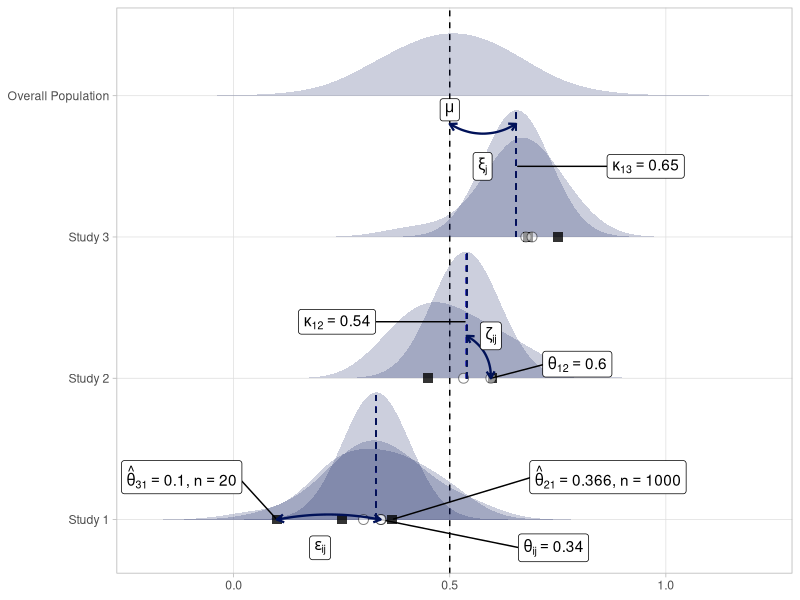
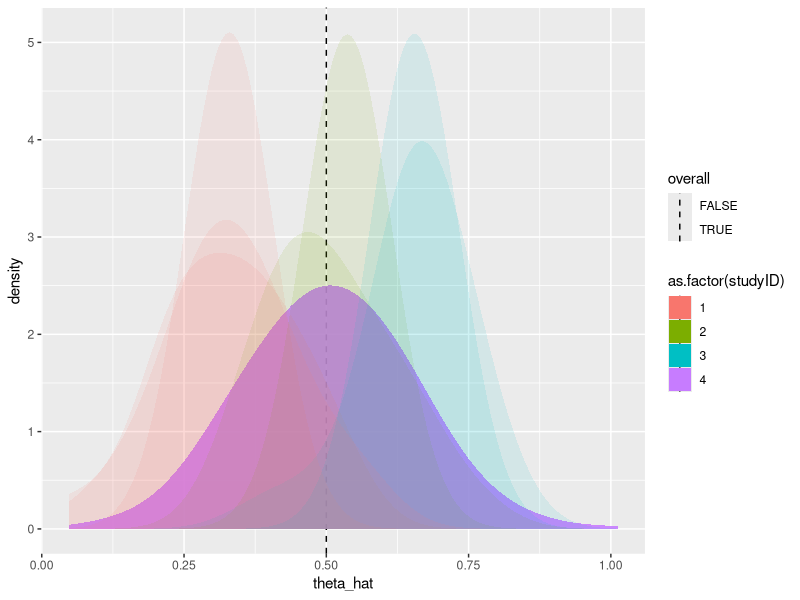
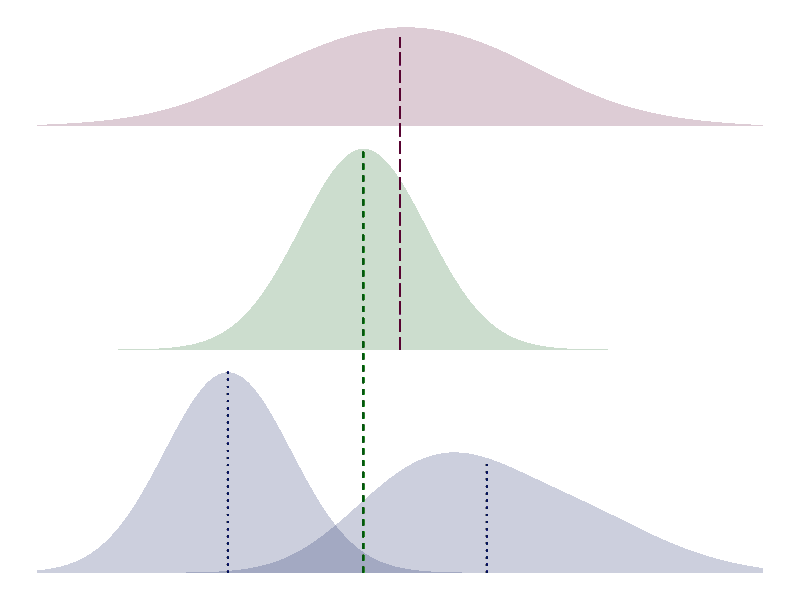
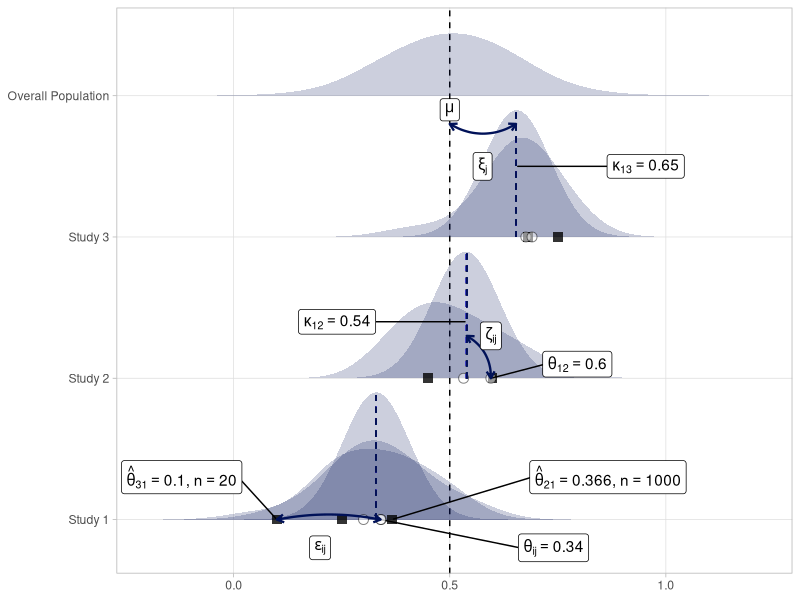
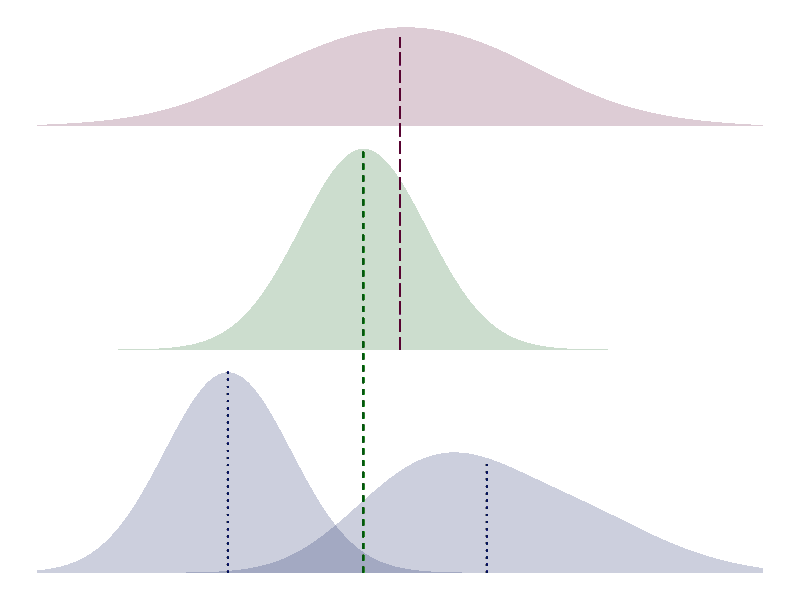

The R script that drew these images, in order: (Note: this script raises an error after producing the figures.)
## ---- chunk 1

set.seed(1234)
library(ggrepel)
library(ggridges)
library(tidyverse)

mu <- 0.5 
no_effect_size <- 7
no_studies <- 3
n_values <- c(20, 1000)


# Heterogeneity
## level 3
sig2_xi <- 0.02
## level 2
sig2_zeta <- 0.001 

df <- data.frame(effectID = 1:no_effect_size, 
                 studyID = rep(1:no_studies,length.out = no_effect_size),
                 n_ij = rep(n_values, length.out = no_effect_size)#, 
                 #zeta = rnorm(no_effect_size, mean = 0, sd = sqrt(sig2_zeta))
                 )
df <- df|>
  group_by(studyID)|>
  mutate(esid = row_number(), 
         xi = rnorm(1, mean = 0, sd = sqrt(sig2_xi)),
         kappa_j = mu + xi, 
         #theta_ij = kappa_j + zeta
   ) |>
  ungroup()

# Repeat each row according to n_ij
df_repeated2 <- df[rep(seq_len(nrow(df)), df$n_ij), ]
df_repeated2$zeta <- rnorm(nrow(df_repeated2), mean = 0, sd = sqrt(sig2_zeta))

df_repeated2$theta_ij <- df_repeated2$kappa_j + df_repeated2$zeta


df_repeated2$e_ij <- rbinom(nrow(df_repeated2), size = df_repeated2$n_ij, 
                           prob = df_repeated2$theta_ij)

df_repeated2$theta_hat <- df_repeated2$e_ij/ df_repeated2$n_ij

# selected one actual observation of theta
df_repeated2 <- df_repeated2 %>%
  group_by(effectID) %>%
  mutate(selected = ifelse(row_number() == sample(1:n(), 1), 1, 0)) %>%
  ungroup()

####
df_mu <- df_repeated2[1, ]
df_mu[1, ]<- 0
df_mu$studyID <- 4
df_mu$n_ij<- 1000
df_mu2 <- df_mu[rep(seq_len(nrow(df_mu)), df_mu$n_ij), ]
df_mu2$xi <- rnorm(1000, mean = 0, sd = sqrt(sig2_xi))
df_mu2$theta_hat <- mu + df_mu2$xi


df_repeated2 <- rbind(df_mu2, df_repeated2)


ggplot(df_repeated2, aes(x = theta_hat, y = studyID, group = effectID)) +
  #mu 
  geom_vline(aes(xintercept = mu), 
             linetype = "dashed", 
             show.legend = TRUE
             ) +
  
  stat_density_ridges(#quantile_lines = TRUE,
                      #quantiles = 0.5,
                      scale = 0.9, 
                      bandwidth = 0.07,
                      colour = "transparent",
                      fill = "#001158",
                      alpha = 0.2)+
  
   # theta hat observation  label
  geom_point(data = df_repeated2 %>% filter(selected == 1),
             aes(x = theta_hat, y = studyID, colour = ""), 
             shape = 15, size = 3, colour = "black", alpha = 0.8
             ) +
  geom_label_repel(data = df_repeated2 %>% filter(selected == 1 & esid ==2 & studyID ==1),
            aes(x = theta_hat, y = studyID, 
                label = paste0("hat(theta)[", esid, studyID, "] == ", theta_hat,
                               " *','~n == ", n_ij
                )), 
            min.segment.length = 0, 
            nudge_x = 0.5, nudge_y = 0.3,
            parse = TRUE
            ) +
  geom_label_repel(data = df_repeated2 %>% filter(selected == 1 & esid ==3 & studyID ==1),
            aes(x = theta_hat, y = studyID, 
                label = paste0("hat(theta)[", esid, studyID, "] == ", theta_hat,
                               " *','~n == ", n_ij
                )), 
            min.segment.length = 0, 
            nudge_x = -0.3, nudge_y = 0.3,
            parse = TRUE
            ) +
  
   geom_label_repel(data = df_repeated2 %>% filter(selected == 1 & esid == 3 & studyID ==1),
            aes(x = theta_ij, y = studyID, 
                label = paste0("theta[ij]==", round(theta_ij, 2))
                ), 
            min.segment.length = 0, 
            nudge_x =  0.4, nudge_y = -0.2,
            parse = TRUE
            ) +
  # true theta 
  geom_point(data = df_repeated2 %>% filter(selected == 1),
             aes(x = theta_ij, y = studyID), 
             shape = 21, size = 3, colour = "black", fill = "white", alpha = 0.5, 
             show.legend = T
             ) +
  
    
  
  # deviation between theta_hat and theta due to epsilon 
  geom_curve(data = df_repeated2 %>% 
                 filter(selected == 1 & esid == 3 & studyID ==1),
            aes(x = theta_ij, y = studyID, 
                xend = theta_hat, yend = studyID),
            arrow = arrow(ends = "both", length = unit(0.2,"cm")), 
            curvature = 0.1,
            linewidth = 0.8, 
            colour = "#001158"
            
               )+
  
  geom_label_repel(data = df_repeated2 %>% 
                     filter(selected == 1 & esid == 3 & studyID ==1),
            aes(x = theta_hat, y = studyID, 
                label = paste("epsilon[ij]")
                ), 
            min.segment.length = 0,
            segment.color = 'transparent', 
            nudge_x = 0.1,
            nudge_y = -0.2,
            parse = TRUE
  )+
  # study level means 
  geom_segment(data = df_repeated2 %>% filter(studyID <4), 
               aes(x = kappa_j, y = studyID,
                   xend = kappa_j, yend = studyID+.9),
               
               linewidth = 0.5, 
               colour = "#001158",
               alpha = 0.2, 
               linetype = "dashed", 
               show.legend = TRUE
               )+
  
  geom_label_repel(data = df_repeated2 %>% filter(selected == 1 & esid == 1 & studyID ==2),
            aes(x = kappa_j, y = studyID+0.4, 
                label = paste0("kappa[", esid, studyID, "] == ", round(kappa_j, 2))
                ), 
            min.segment.length = 0, 
            nudge_x =  -0.3, 
            nudge_y = 0,
            parse = TRUE
            )+
   geom_label_repel(data = df_repeated2 %>% filter(selected == 1 & esid == 1 & studyID ==2),
            aes(x = theta_ij, y = studyID, 
                label = paste0("theta[", esid, studyID, "] == ", round(theta_ij, 2))
                ), 
            min.segment.length = 0, 
            nudge_x =  0.2, nudge_y = 0.1,
            parse = TRUE
            )+

  geom_curve(data = df_repeated2 %>% 
                 filter(selected == 1 & esid == 1 & studyID ==2),
            aes(x = theta_ij, studyID, 
                xend = kappa_j, yend = studyID+0.3),
            arrow = arrow(ends = "both", length = unit(0.2,"cm")),
            curvature = 0.3,
            linewidth = 0.8, 
            colour = "#001158"
            
               )+
  
    geom_label_repel(data = df_repeated2 %>% 
                     filter(selected == 1 & esid == 1 & studyID ==2),
            aes(x = theta_ij, y = studyID, 
                label = paste("zeta[ij]")
                ), 
            min.segment.length = 0,
            segment.color = 'transparent',
            nudge_x = 0, nudge_y = 0.3,
            parse = TRUE
  )+
  
  # over all 
  
  geom_label_repel(data = df_repeated2 %>% filter(selected == 1 & esid == 1 & studyID ==3),
            aes(x = kappa_j, y = studyID+0.5, 
                label = paste0("kappa[", esid, studyID, "] == ", round(kappa_j, 2))
                ), 
            min.segment.length = 0, 
            nudge_x =  0.3, 
            nudge_y = 0,
            parse = TRUE
            )+

  geom_curve(data = df_repeated2 %>% 
                 filter(selected == 1 & esid == 1 & studyID ==3),
            aes(x = mu, y = studyID+ 0.8, 
                xend = kappa_j, yend = studyID+0.8),
            curvature = 0.3, 
            arrow = arrow(ends = "both", length = unit(0.2,"cm")), 
            linewidth = 0.8, 
            colour = "#001158"
               )+
  
    geom_label_repel(data = df_repeated2 %>% 
                     filter(selected == 1 & esid == 1 & studyID ==3),
            aes(x = theta_ij, y = studyID, 
                label = paste("xi[j]")
                ), 
            min.segment.length = 0,
            segment.color = 'transparent',
            nudge_x = -.1, nudge_y = 0.5,
            parse = TRUE
  )+
  geom_label(data = df_repeated2 %>% 
                     filter(selected == 1 & esid == 1 & studyID ==3), 
             aes(x = 0.5, y = studyID+0.9, 
                label = paste("mu")
                ), 
            parse = TRUE)+
    
  
  
  scale_y_continuous(breaks= c(1, 2, 3, 4), 
                   labels=c("Study 1", "Study 2","Study 3", "Overall Population"))+
  scale_x_continuous(breaks= c(0, 0.5, 1))+
  labs(y = NULL, 
       x = NULL)+
  
  
 theme_light() +
  
  theme(panel.grid.minor = element_blank())


  


ggsave("fig.png", height = 15, width = 20, units = "cm")

## ---- chunk 2
df_repeated2$overall <- ifelse(df_repeated2$studyID ==4, TRUE, FALSE)
ggplot(df_repeated2, aes(x = theta_hat, fill = as.factor(studyID), 
                         group = effectID)) +
  #mu 
  geom_vline(aes(xintercept = mu), 
             linetype = "dashed", 
             show.legend = TRUE
             )+
  geom_density(aes(alpha = overall), bw =  0.07, colour = "transparent") +
  scale_alpha_discrete(range = c(0.1, 0.9))
## ---- chunk 3

df_repeated_j <- df_repeated2|>
  filter((studyID == 2 | studyID ==4 | (studyID ==3& esid ==2)))


df_repeated_j|> group_by(studyID, esid)|>
  summarise(mean = mean(theta_hat))

df_repeated_j$theta_hat <- ifelse((df_repeated_j$studyID == 2& df_repeated_j$esid ==1 ), 
                                 df_repeated_j$theta_hat -0.25, 
                                 df_repeated_j$theta_hat)
df_repeated_j$theta_hat <- ifelse((df_repeated_j$studyID == 2& df_repeated_j$esid ==2 ), 
                                 df_repeated_j$theta_hat +0.1, 
                                 df_repeated_j$theta_hat)

df_repeated_j$theta_hat <- ifelse((df_repeated_j$studyID ==3), 
                                 df_repeated_j$theta_hat -0.2, 
                                 df_repeated_j$theta_hat)

ggplot(df_repeated_j, aes(x = theta_hat, y = studyID, group = effectID)) +
  #mu 
  
  
  stat_density_ridges(aes(x = theta_hat, y = studyID, group = effectID, 
                          fill = as.factor(studyID)),
                      #quantiles = 0.5,
                      scale = 0.9, 
                      bandwidth = 0.07,
                      colour = "transparent",
                      #fill = "#001158",
                      alpha = 0.2, show.legend = FALSE)+
  scale_fill_manual(values=c("#001158", "#00580c", "#58002e"))+
  
  geom_segment(aes(x = 0.4546, y = 2,
                   xend = 0.4546, yend = 3.9),
               
               linewidth = 0.5, 
               colour = "#00580c",
               alpha = 0.2, 
               linetype = "dashed", 
               show.legend = F
               )+
  geom_segment(aes(x = 0.5, y = 3,
                   xend = 0.5, yend = 4.4),
               
               linewidth = 0.6, 
               colour = "#58002e",
               alpha = 0.2, 
               linetype = "longdash", 
               show.legend = F
               )+
   geom_segment(aes(x = 0.287, y = 2,
                   xend = 0.287, yend = 2.9),
               
               linewidth = 0.6, 
               colour = "#001158",
               alpha = 0.2, 
               linetype = "dotted", 
               show.legend = F
               )+
  geom_segment(aes(x = 0.6075, y = 2,
                   xend = 0.6075, yend = 2.5),
               
               linewidth = 0.6, 
               colour = "#001158",
               alpha = 0.2, 
               linetype = "dotted", 
               show.legend = F
               )+
 theme_void() +
  xlim(c(0.05,0.95))+
  
  theme(panel.grid.minor = element_blank())


  


ggsave("fig_levels_new.png", height = 15, width = 20, units = "cm")
## ---- chunk 4
(0.655- 0.4675)
## ---- chunk 5
set.seed(123)

mu <- 0.5
sig_3 <- 0.002
sig_2 <- 0.0001 
m_i <- c(10, 100)
hat_theta_i <- c(0.3, 0.7)
v_i <- (hat_theta_i * (1- hat_theta_i))/ m_i

xi <- rnorm(2, mean = 0, sd = sqrt(sig_3))

k_1 = mu+xi[1] + 0.2 #x_j
k_2 = mu+xi[2]

zeta <-rnorm(1, mean = 0, sd = sqrt(sig_2)) 

theta_i1 <- k_1 + zeta
theta_i2 <- k_2 + zeta

var_hat_theta_1_1 <- sig_3+sig_2+v_i[1]
var_hat_theta_2_1 <- sig_3+sig_2+v_i[1]
var_hat_theta_1_2 <- sig_3+sig_2+v_i[2]
var_hat_theta_2_2 <- sig_3+sig_2+v_i[2]

hat_theta_1_1s= rnorm(n = m_i[1], mean = (theta_i + 0.2), sd = sqrt(var_hat_theta_1_1)) 
hat_theta_2_1s= rnorm(n = m_i[1], mean = (theta_i + 0.2), sd = sqrt(var_hat_theta_2_1)) 
hat_theta_1_2s= rnorm(n = m_i[2], mean = (theta_i - 0.2), sd = sqrt(var_hat_theta_1_2)) 
hat_theta_2_2s= rnorm(n = m_i[2], mean = (theta_i - 0.2), sd = sqrt(var_hat_theta_2_2))  


# Combine data into a single data frame
df <- data.frame(
  Effect_Size = c(hat_theta_1_1s, hat_theta_2_1s, hat_theta_1_2s, hat_theta_2_2s),
  study_id = factor(c(rep("1s", length(hat_theta_1_1s) + length(hat_theta_2_1s)),
                      rep("2s", length(hat_theta_1_2s) + length(hat_theta_2_2s)))),
  effect_id = factor(c(rep("1", length(hat_theta_1_1s)), 
                           rep("2", length(hat_theta_2_1s)), 
                          rep("1", length(hat_theta_1_2s)), 
                           rep("2", length(hat_theta_2_2s))))
)

ggplot(df, aes(x = Effect_Size, fill = study_id, colour = effect_id)) +
  geom_density(alpha = 0.5, bw = 0.07) +  # Add density plot with transparency
  theme_minimal()


